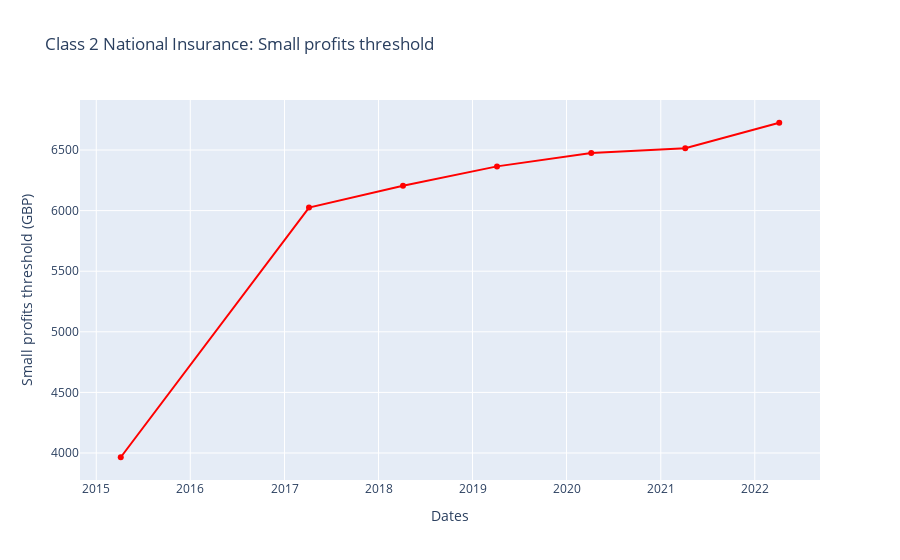

Notebook code for this chart:
### Markdown cell above
**- Class 2 National Insurance Thresholds**

### Code cell
# @title
fig_small_profits = px.line(df_small_profits, x='Dates', y='Small profits threshold',
                            title='Class 2 National Insurance: Small profits threshold',
                            labels={'Dates': 'Dates', 'Small profits threshold': 'Small profits threshold (GBP)'},
                            markers=True, color_discrete_sequence=['red'])
fig_small_profits.show()

### Figure 1 — Plotly figure (JSON) as saved in the notebook; plotly's stock layout.template omitted (floating-point values rounded to 4 significant figures)
{"data": [{"hovertemplate": "Dates=%{x}<br>Small profits threshold (GBP)=%{y}<extra></extra>", "legendgroup": "", "line": {"color": "red", "dash": "solid"}, "marker": {"symbol": "circle"}, "mode": "lines+markers", "name": "", "orientation": "v", "showlegend": false, "type": "scatter", "x": ["2015-04-06", "2017-04-06", "2018-04-06", "2019-04-06", "2020-04-06", "2021-04-06", "2022-04-06"], "xaxis": "x", "y": [3965, 6025, 6205, 6365, 6475, 6515, 6725], "yaxis": "y"}], "layout": {"legend": {"tracegroupgap": 0}, "title": {"text": "Class 2 National Insurance: Small profits threshold"}, "xaxis": {"anchor": "y", "domain": [0, 1], "title": {"text": "Dates"}}, "yaxis": {"anchor": "x", "domain": [0, 1], "title": {"text": "Small profits threshold (GBP)"}}}}
